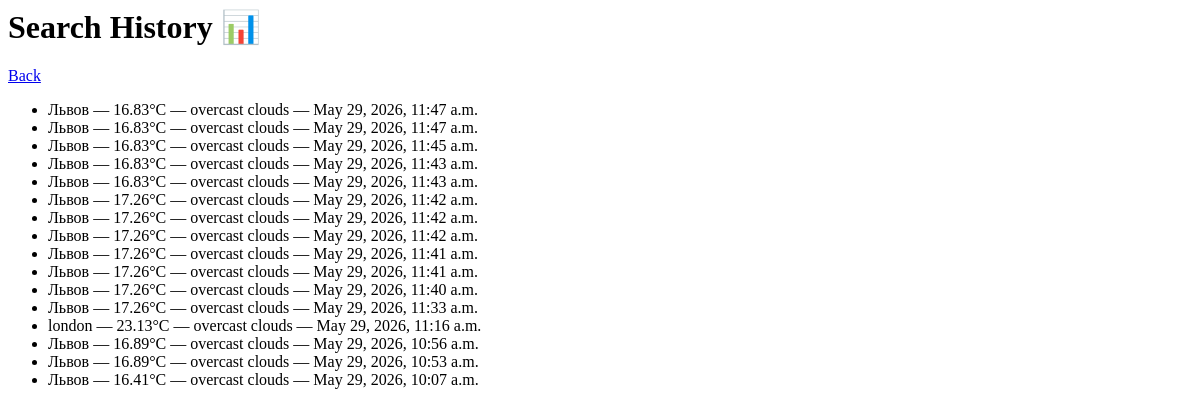
Page /history/ (signed in) on the earlier database version.
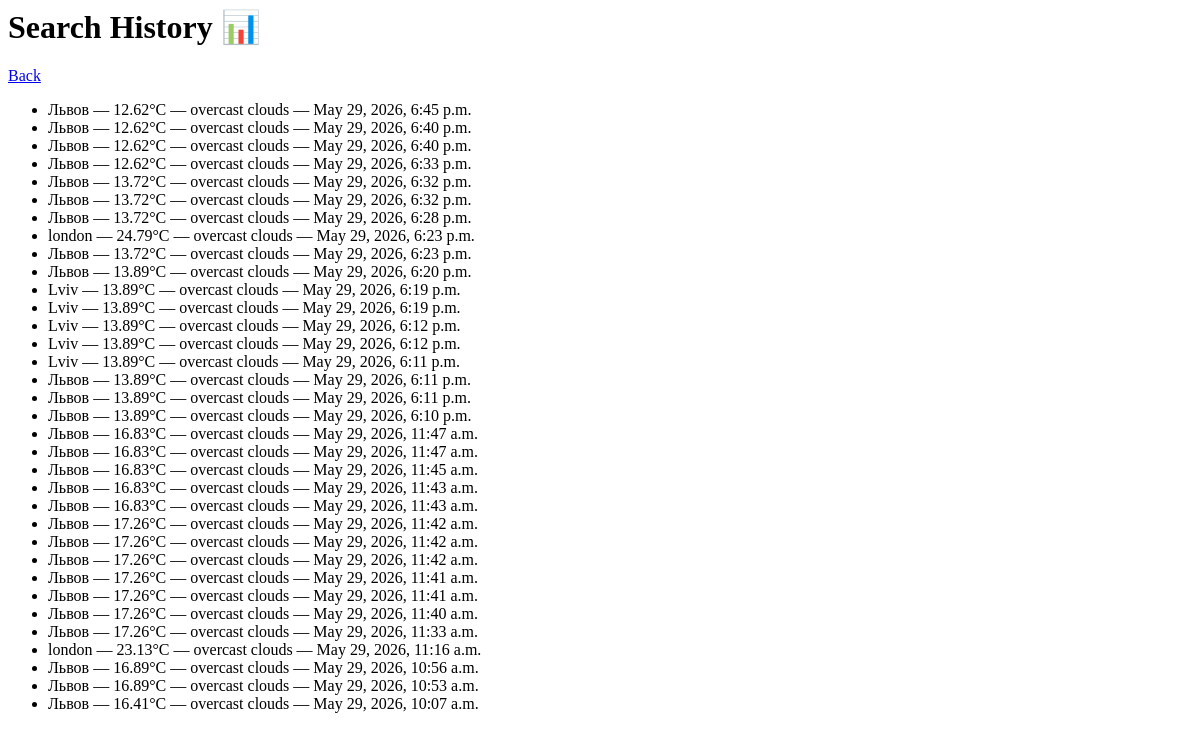
Same page on the later database version.
### weather/models.py (models this page shows, shortened)
class SearchHistory(models.Model):
    user = models.ForeignKey(User, on_delete=models.CASCADE, null=True, blank=True)
    city = models.CharField(max_length=100)
    temperature = models.FloatField()
    description = models.CharField(max_length=255)
    humidity = models.IntegerField()
    search_date = models.DateTimeField(auto_now_add=True)

### weather/views.py (the view)
# urls.py: path('history/', views.history, name='history'),
@login_required
def history(request):
    history = SearchHistory.objects.filter(user=request.user).order_by('-search_date')
    return render(request, 'weather/history.html', {'history': history})

### weather/templates/weather/history.html
<h1>Search History 📊</h1>
<a href="/">Back</a>
<ul>
    {% for item in history %}
        <li>
            {{ item.city }} —
            {{ item.temperature }}°C —
            {{ item.description }} —
            {{ item.search_date }}
        </li>
    {% empty %}
        <li>No history yet</li>
    {% endfor %}
</ul>

Differences in the rows shown:
added SearchHistory: city "Львов", temperature "12.62", description "overcast clouds", search_date "May 29, 2026, 6:45 p.m."
added SearchHistory: city "Львов", temperature "12.62", description "overcast clouds", search_date "May 29, 2026, 6:40 p.m."
added SearchHistory: city "Львов", temperature "12.62", description "overcast clouds", search_date "May 29, 2026, 6:40 p.m."
added SearchHistory: city "Львов", temperature "12.62", description "overcast clouds", search_date "May 29, 2026, 6:33 p.m."
added SearchHistory: city "Львов", temperature "13.72", description "overcast clouds", search_date "May 29, 2026, 6:32 p.m."
added SearchHistory: city "Львов", temperature "13.72", description "overcast clouds", search_date "May 29, 2026, 6:32 p.m."
added SearchHistory: city "Львов", temperature "13.72", description "overcast clouds", search_date "May 29, 2026, 6:28 p.m."
added SearchHistory: city "london", temperature "24.79", description "overcast clouds", search_date "May 29, 2026, 6:23 p.m."
added SearchHistory: city "Львов", temperature "13.72", description "overcast clouds", search_date "May 29, 2026, 6:23 p.m."
added SearchHistory: city "Львов", temperature "13.89", description "overcast clouds", search_date "May 29, 2026, 6:20 p.m."
added SearchHistory: city "Lviv", temperature "13.89", description "overcast clouds", search_date "May 29, 2026, 6:19 p.m."
added SearchHistory: city "Lviv", temperature "13.89", description "overcast clouds", search_date "May 29, 2026, 6:19 p.m."
added SearchHistory: city "Lviv", temperature "13.89", description "overcast clouds", search_date "May 29, 2026, 6:12 p.m."
added SearchHistory: city "Lviv", temperature "13.89", description "overcast clouds", search_date "May 29, 2026, 6:12 p.m."
added SearchHistory: city "Lviv", temperature "13.89", description "overcast clouds", search_date "May 29, 2026, 6:11 p.m."
added SearchHistory: city "Львов", temperature "13.89", description "overcast clouds", search_date "May 29, 2026, 6:11 p.m."
added SearchHistory: city "Львов", temperature "13.89", description "overcast clouds", search_date "May 29, 2026, 6:11 p.m."
added SearchHistory: city "Львов", temperature "13.89", description "overcast clouds", search_date "May 29, 2026, 6:10 p.m."
